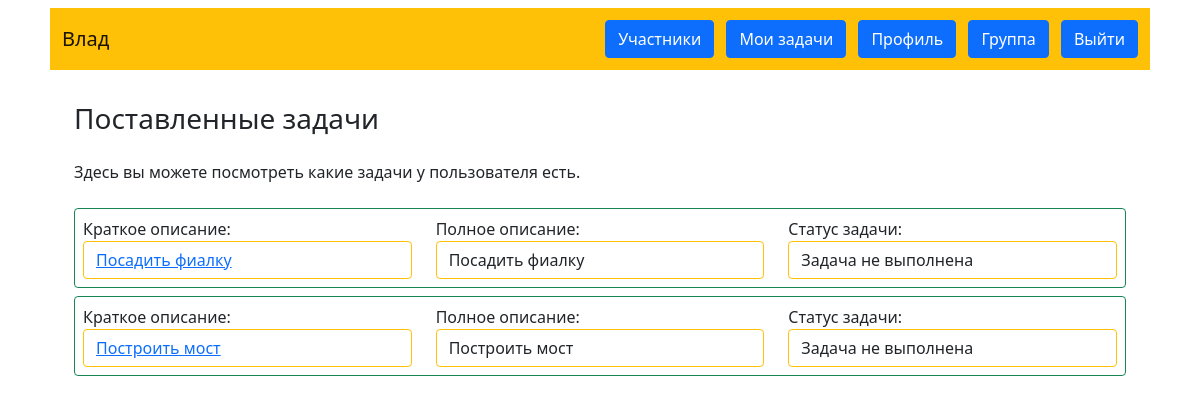
The app's page /list_tasks/peter11@mail.ru (signed in) with its own data.
### data/users.py (models this page shows, shortened)
class User(SqlAlchemyBase, UserMixin, SerializerMixin):
    __tablename__ = 'Users'
    id = sqlalchemy.Column(sqlalchemy.Integer,
                           primary_key=True, autoincrement=True)
    login = sqlalchemy.Column(sqlalchemy.String, unique=True, nullable=False)
    group = sqlalchemy.Column(sqlalchemy.Integer,
                              sqlalchemy.ForeignKey("Groups.id"))
    email = sqlalchemy.Column(sqlalchemy.String,
                              index=True, unique=True, nullable=False)
    password = sqlalchemy.Column(sqlalchemy.String, nullable=True)

class Task(SqlAlchemyBase, UserMixin, SerializerMixin):
    __tablename__ = 'Tasks'
    id = sqlalchemy.Column(sqlalchemy.Integer,
                           primary_key=True, autoincrement=True)
    user_id = sqlalchemy.Column(sqlalchemy.Integer,
                                sqlalchemy.ForeignKey("Users.id"))
    author_id = sqlalchemy.Column(sqlalchemy.Integer,
                                  sqlalchemy.ForeignKey("Users.id"))
    group_id = sqlalchemy.Column(sqlalchemy.Integer,
                                 sqlalchemy.ForeignKey("Groups.id"))
    short_task = sqlalchemy.Column(sqlalchemy.String, nullable=False)
    detail_task = sqlalchemy.Column(sqlalchemy.String, unique=False)
    completed = sqlalchemy.Column(sqlalchemy.Boolean)

### main.py (the view)
@app.route('/list_tasks/<email>', methods=['GET'])
@login_required
def list_tasks(email):
    db_sess = db_session.create_session()
    task_list = []
    user = db_sess.query(User).filter(User.email == email).first()
    tasks = db_sess.query(Task).filter(Task.user_id == user.id).all()
    if tasks:
        for row in tasks:
            short_task = row.short_task
            detail_task = row.detail_task
            completed = row.completed
            if completed:
                completed = 'Задача выполнена'
            else:
                completed = 'Задача не выполнена'
            cor = (short_task, detail_task, completed, row.id)
            task_list.append(cor)
        return render_template('list_tasks.html', tasks=task_list)
    return render_template('list_tasks.html', tasks=task_list, message='У пользователя нет задач')

### data/db_session.py (called while the page is built)
def create_session() -> Session:
    global __factory
    return __factory()

### main.py (called while the page is built)
@login_manager.user_loader
def load_user(user_id):
    db_sess = db_session.create_session()
    return db_sess.query(User).get(user_id)

### templates/list_tasks.html (shortened to what this page needs)
{% extends "base.html" %}
{% block content %}
<h3>Поставленные задачи</h3>
<p class="my-3 my-md-4">Здесь вы можете посмотреть какие задачи у пользователя есть.</p>
    {% if tasks %}
        {% for descr in tasks%}
        <div class="my-2 p-2 border rounded border-success">
            <div class="m4 row justify-content-around">
                <div class="col-12 col-md-4">
                    <div>Краткое описание:</div>
                    <div class="form-control border border-warning"><a href="/edit_task/{{ descr[3] }}">{{ descr[0] }}</a></div>
                </div>
                <div class="col-12 col-md-4">
                    <div>Полное описание:</div>
                    <div class="form-control border border-warning">{{ descr[1] }}</div>
                </div>
                <div class="col-12 col-md-4">
                    <div>Статус задачи:</div>
                    <div class="form-control border border-warning">{{ descr[2] }}</div>
                </div>
            </div>
        </div>
        {% endfor %}
    {% endif %}
{% endblock %}

### templates/base.html (shortened to what this page needs)
<!doctype html>
<html lang="ru" xmlns="http://www.w3.org/1999/html">
<head>
    <link href="https://cdn.jsdelivr.net/npm/bootstrap@5.1.3/dist/css/bootstrap.min.css" rel="stylesheet"
>
</head>
<body>
<header class="container">
    <nav class="m-2 p-2 navbar navbar-light bg-warning">
        <div><a class="m-1 navbar-brand" href="/index">{{ current_user.login }}</a></div>
        {% if current_user.is_authenticated %}
        <div>
            <a class="m-1 btn btn-primary " href="/members/{{ current_user.group }}">Участники</a>
            <a class="m-1 btn btn-primary " href="/my_tasks">Мои задачи</a>
            <a class="m-1 btn btn-primary " href="/profile">Профиль</a>
            <a class="m-1 btn btn-primary" href="/my_groups">Группа</a>
            <a class="m-1 btn btn-primary" href="/logout">Выйти</a></div>
        {% else %}
        <div>
            <a class="m-1 btn btn-primary " href="/register">Зарегистрироваться</a>
            <a class="m-1 btn btn-success" href="/login">Войти</a>
        </div>
        {% endif %}
    </nav>
</header>
<main role="main" class="container">
    <div class="p-3 m-3">
        {% block content %}{% endblock %}
    </div>
</main>
</body>
</html>

### records on screen
User: login "Влад"
Task: short_task "Посадить фиалку", detail_task "Посадить фиалку", descr "Задача не выполнена"
Task: short_task "Построить мост", detail_task "Построить мост", descr "Задача не выполнена"
